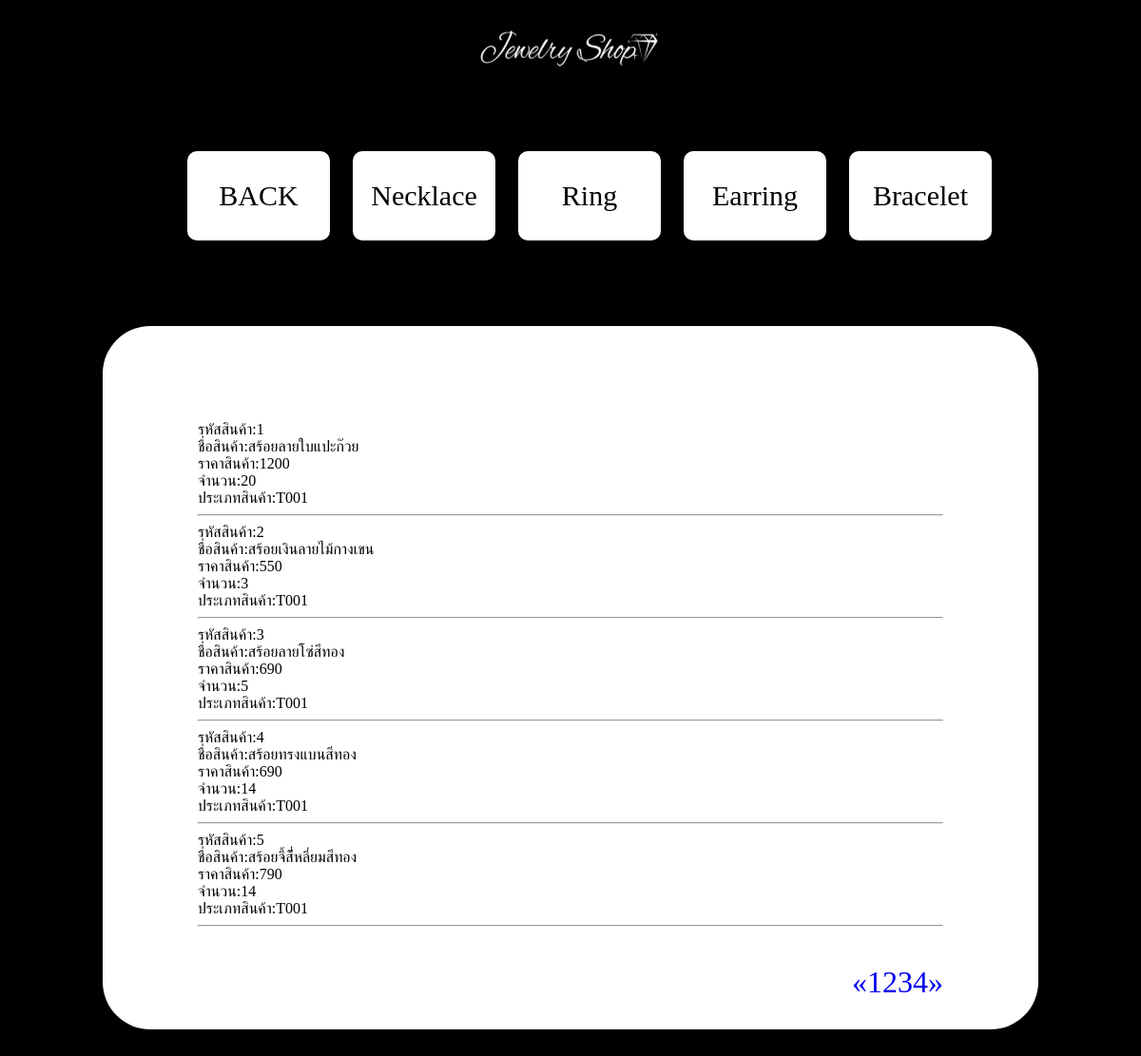
The page /projectweb/Allproduct.php on the database its author committed.
### tables this page shows
CREATE TABLE `product` (
  `id_product` int(50) NOT NULL,
  `name_product` varchar(50) NOT NULL,
  `price_product` decimal(10,0) NOT NULL,
  `num_product` int(11) NOT NULL,
  `id_type` varchar(50) NOT NULL
);

### projectweb/Allproduct.php (the view, shortened to what this page needs)
<?php include "connect2.php"?>
<html>
<head>
    <link href="style/style_ad2.css" rel="stylesheet">
</head>
<body>
    <header>
        <img src="img_decorate/jewshop5.png" width="200" height="40" >
    </header>
    <nav>
        <ul class="navbar">
            <li><a href="homead.php">BACK</a></li>
            <li><a href="T001.php">Necklace</a></li>
            <li><a href="T002.php">Ring</a></li>
            <li><a href="T003.php">Earring</a></li>
            <li><a href="T004.php">Bracelet</a></li>
        </ul>
    </nav>
    <section class="list">
        <?php
            $con = mysqli_connect('localhost', 'root', '', 'jewelry_shop');
            $perpage = 5;
            if (isset($_GET['page'])) {
                $page = $_GET['page'];
            } else {
                $page = 1;
            }
            $start = ($page - 1) * $perpage;
            $stmt = $pdo->prepare("SELECT * FROM product limit {$start} , {$perpage}");
            $stmt->execute();
            while ($row = $stmt->fetch()) {
                echo "รหัสสินค้า:" .$row ["id_product"]."<br>";
                echo "ชื่อสินค้า:" .$row ["name_product"]."<br>";
                echo "ราคาสินค้า:" .$row ["price_product"]. "<br>";
                echo "จำนวน:" .$row ["num_product"]. "<br>";
                echo "ประเภทสินค้า:" .$row ["id_type"]. "<br><hr>";
        } ?>
        <?php
            $sql2 = "select * from product";
            $query2 = mysqli_query($con, $sql2);
            $total_record = mysqli_num_rows($query2);
            $total_page = ceil($total_record / $perpage);
        ?>
        <ul class="pagination">
            <li>
                <a href="Allproduct.php?page=1" aria-label="Previous">
                    <span aria-hidden="true">&laquo;</span>
                </a>
            </li>
            <?php for($i=1;$i<=$total_page;$i++){ ?>
                <li><a href="Allproduct.php?page=<?php echo $i; ?>"><?php echo $i; ?></a></li>
            <?php } ?>
            <li>
                <a href="Allproduct.php?page=<?php echo $total_page;?>" aria-label="Next">
                    <span aria-hidden="true">&raquo;</span>
                </a>
            </li>
        </ul>
    </section>
    <br><br><br><br><br><br>
</body>
</html>

### projectweb/style/style_ad2.css (style rules this page uses)
@media (min-width: 900px) { nav { text-align:center; } }
@media (min-width: 900px) { nav a { display: inline-flex; text-align:center; font-size:30px; border-radius:10px; padding:30px; background:white; color:black; margin: 50px 12px -10px 12px; width: 90px; justify-content: center; } }
@media (min-width: 900px) { .navbar { display: flex; list-style: none; justify-content: center; } }
@media (min-width: 900px) { body { background-color:black; } }
@media (min-width: 900px) { header { background-color:black; display: flex; justify-content:center; height: 85px; align-items: center; } }
@media (min-width: 900px) { a:link { text-decoration:none; } }
@media (min-width: 900px) { .list { padding: 100px; background-color:white; margin:100px 100px; border-radius:50px; } }
.pagination { display: flex; text-decoration: none; list-style: none; float: right; font-size: 2em; }

### rows shown on the page
product: id_product "1", name_product "สร้อยลายใบแปะก๊วย", price_product "1200", num_product "20", id_type "T001"
product: id_product "2", name_product "สร้อยเงินลายไม้กางเขน", price_product "550", num_product "3", id_type "T001"
product: id_product "3", name_product "สร้อยลายโซ่สีทอง", price_product "690", num_product "5", id_type "T001"
product: id_product "4", name_product "สร้อยทรงแบนสีทอง", price_product "690", num_product "14", id_type "T001"
product: id_product "5", name_product "สร้อยจี้สี่้หลี่ยมสีทอง", price_product "790", num_product "14", id_type "T001"
